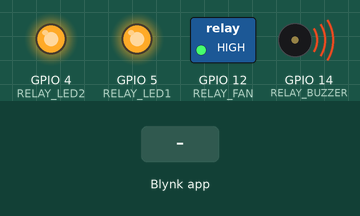
Bench run of a sketch on a simulated ESP8266 (NodeMCU). On the bench: switched loads named in the sketch (green lamp = pin HIGH), output pins drawn as LEDs (lit = HIGH), buzzer (waves = sounding, pin HIGH). Inputs (shaded band) come from the test bench. WiFi joins after 1.5 s; servers stay silent unless stated.

Above: at 3.0 s.
3.1 s: Blynk app writes 1 to V0
At 3.8 s:
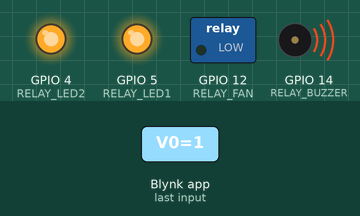
4.6 s: Blynk app writes 1 to V1
At 4.9 s:
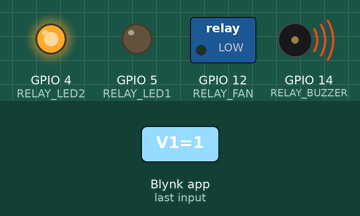
6.1 s: Blynk app writes 0 to V0
At 7.3 s:
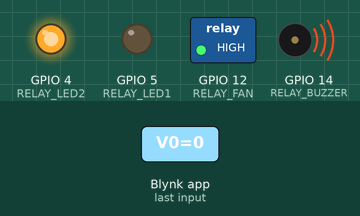
7.6 s: Blynk app writes 1 to V2
At 8.4 s:
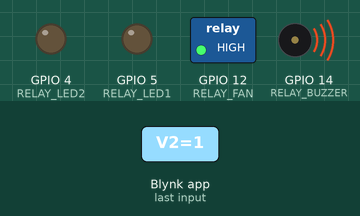
9.1 s: Blynk app writes 200 to V0
At 9.6 s:
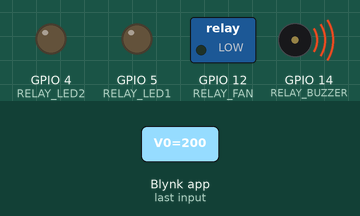
10.6 s: Blynk app writes 0 to V1
At 12.0 s:
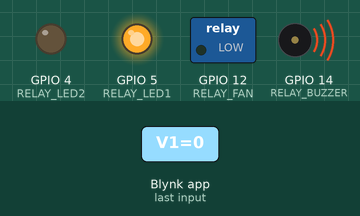
Timing chart, 0 to 13.1 s (numbered marks = the images above; inputs shaded):
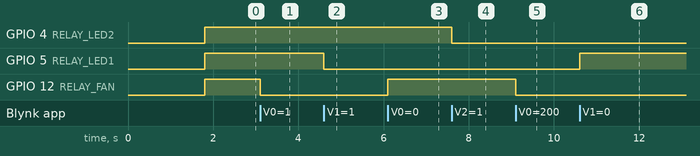

The sketch:

smart_control.ino
```cpp
#define BLYNK_TEMPLATE_ID "TMPL34oZpjpx1"
#define BLYNK_TEMPLATE_NAME "4 relay"
#define BLYNK_AUTH_TOKEN "4nMQh8Z2AIv_AGYAWg-GTagcKz-IgZIN"
#include <ESP8266WiFi.h>
#include <BlynkSimpleEsp8266.h>

// WiFi Credentials
char ssid[] = "Airtel_LPoint";
char pass[] = "techkatj7Z1";

// Relay control pins
#define RELAY_LED1    5    // GPIO5 (D1) -> IN1 (LED 1)
#define RELAY_BUZZER 14    // GPIO14 (D5) -> IN2 (Buzzer)
#define RELAY_FAN    12    // GPIO12 (D6) -> IN3 (Fan)
#define RELAY_LED2    4    // GPIO4 (D2) -> IN4 (LED 2)

// Blynk virtual pin handlers
BLYNK_WRITE(V0) {
  digitalWrite(RELAY_FAN, param.asInt() ? LOW : HIGH);   // active LOW
}

BLYNK_WRITE(V1) {
  digitalWrite(RELAY_LED1, param.asInt() ? LOW : HIGH);  // active LOW
}

BLYNK_WRITE(V2) {
  digitalWrite(RELAY_LED2, param.asInt() ? LOW : HIGH);  // active LOW
}

BLYNK_WRITE(V3) {
  digitalWrite(RELAY_BUZZER, param.asInt() ? LOW : HIGH); // active LOW
}

void setup() {
  Serial.begin(9600);
  Blynk.begin(BLYNK_AUTH_TOKEN, ssid, pass);

  // Set pin modes
  pinMode(RELAY_LED1, OUTPUT);
  pinMode(RELAY_BUZZER, OUTPUT);
  pinMode(RELAY_FAN, OUTPUT);
  pinMode(RELAY_LED2, OUTPUT);

  // Set all relays OFF initially
  digitalWrite(RELAY_LED1, HIGH);
  digitalWrite(RELAY_BUZZER, HIGH);
  digitalWrite(RELAY_FAN, HIGH);
  digitalWrite(RELAY_LED2, HIGH);

  // Sync states from Blynk app
  Blynk.syncVirtual(V0, V1, V2, V3);
}

void loop() {
  Blynk.run();
}
```

Measured:
- after the input at 3.1 s, GPIO 12 (RELAY_FAN): HIGH → LOW at once
- after the input at 4.6 s, GPIO 5 (RELAY_LED1): HIGH → LOW at once
- after the input at 6.1 s, GPIO 12 (RELAY_FAN): LOW → HIGH at once
- after the input at 7.6 s, GPIO 4 (RELAY_LED2): HIGH → LOW at once
- after the input at 9.1 s, GPIO 12 (RELAY_FAN): HIGH → LOW at once
- after the input at 10.6 s, GPIO 5 (RELAY_LED1): LOW → HIGH at once
